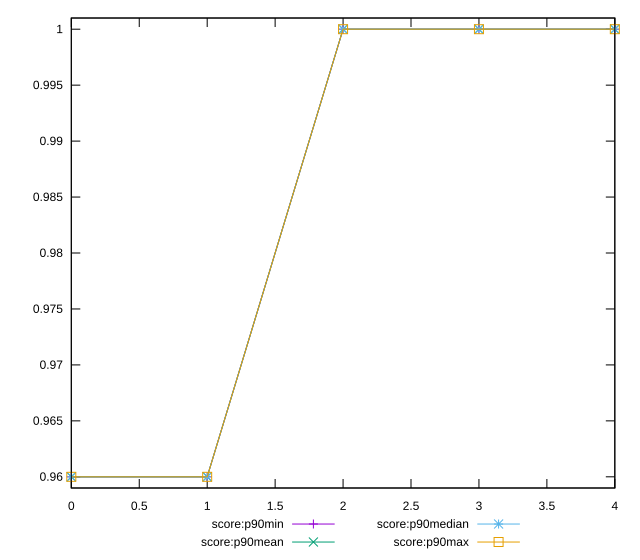

Source code (gnuplot):
reset

$scoreP90Min <<EOF
0 0.96
1 0.96
2 1
3 1
4 1
EOF

$scoreP90Mean <<EOF
0 0.9599999999999987
1 0.9599999999999987
2 1
3 1
4 1
EOF

$scoreP90Median <<EOF
0 0.96
1 0.96
2 1
3 1
4 1
EOF

$scoreP90Max <<EOF
0 0.96
1 0.96
2 1
3 1
4 1
EOF

set key outside below
set xrange [0:4]
set yrange [0.9589999999999987:1.001]
set trange [0.9589999999999987:1.001]
set terminal svg size 640, 560 enhanced background rgb 'white'
set output "report_00022_2021-02-20T12:08:46.964Z/total-byte-weight/progression/score.svg"

plot $scoreP90Min title "score:p90min" with linespoints, \
     $scoreP90Mean title "score:p90mean" with linespoints, \
     $scoreP90Median title "score:p90median" with linespoints, \
     $scoreP90Max title "score:p90max" with linespoints

reset
